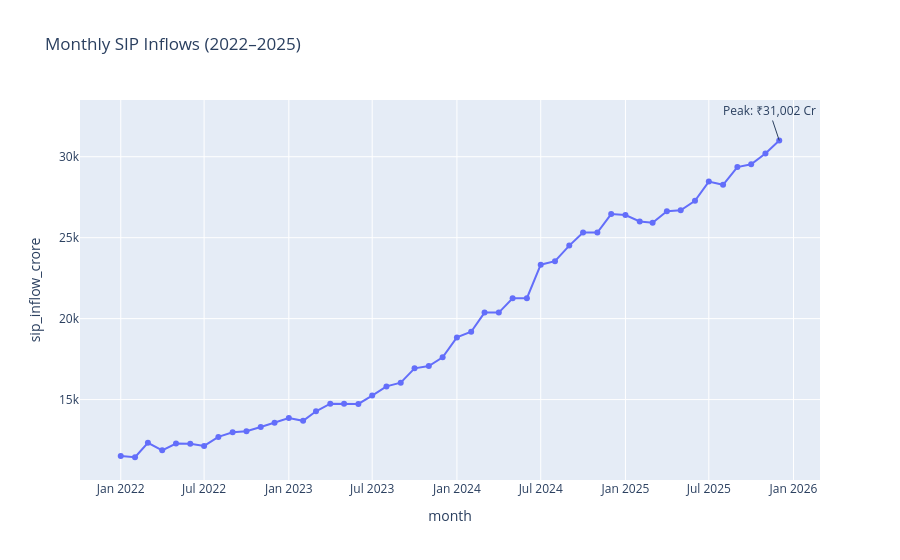

This figure's notebook cell:
### Markdown cell above
# Chart 3: Monthly SIP Inflows Trend

### Code cell
sip["month"] = pd.to_datetime(sip["month"])

fig = px.line(
    sip,
    x="month",
    y="sip_inflow_crore",
    markers=True,
    title="Monthly SIP Inflows (2022–2025)"
)

# Mark highest SIP inflow
max_row = sip.loc[sip["sip_inflow_crore"].idxmax()]

fig.add_annotation(
    x=max_row["month"],
    y=max_row["sip_inflow_crore"],
    text=f'Peak: ₹{max_row["sip_inflow_crore"]:,} Cr',
    showarrow=True
)

fig.show()
